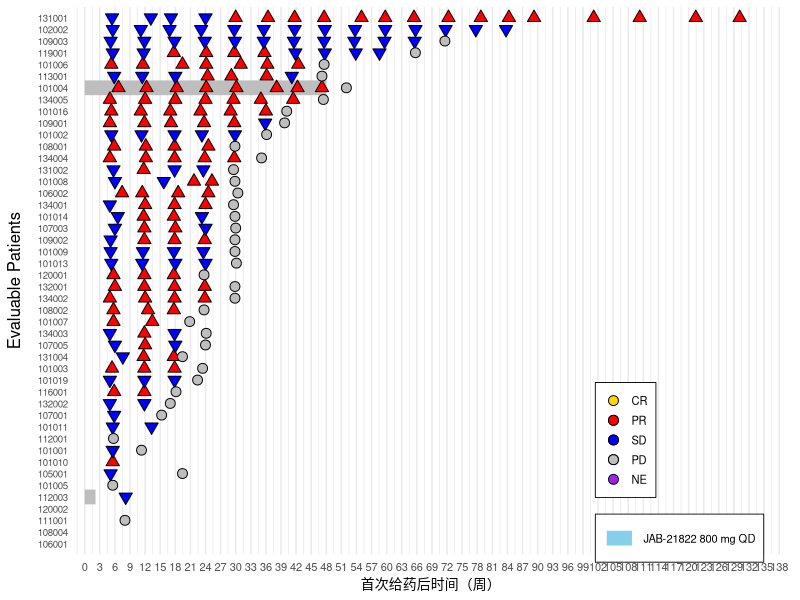
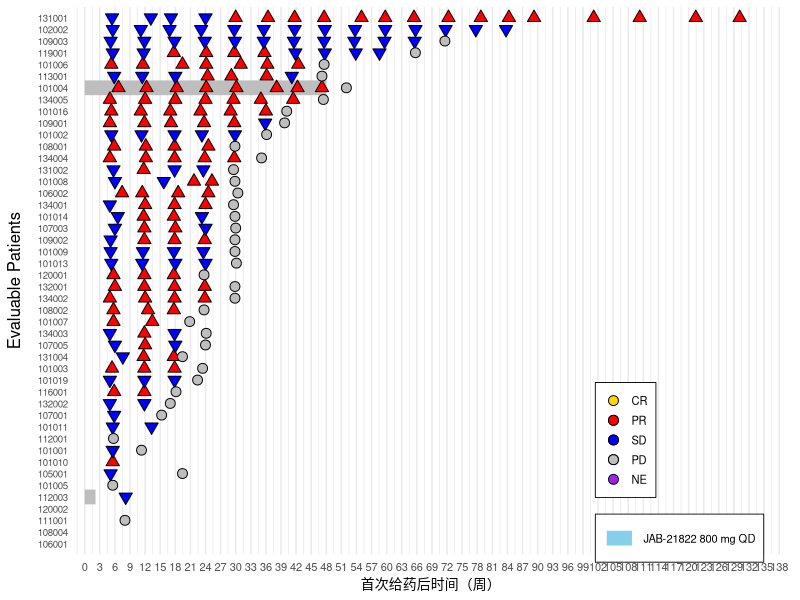

Reproduce these figures in R, in order.
## ---- chunk 1
# ========================================================================
# 游泳图 (Swimmer Plot) - 完全复现 SAS 版本（修正版）
# ========================================================================

library(ggplot2)
library(tidyverse)

# ------------------------------ 1. 读取数据 ---------------------------------

adsl <- read.csv("../data/ADSL.csv", 
                 stringsAsFactors = FALSE, 
                 na.strings = c("", "NA"))
adrs <- read.csv("../data/ADRS.csv", 
                 stringsAsFactors = FALSE, 
                 na.strings = c("", "NA"))

cutdt <- as.Date("2025-08-01")

# ------------------------------ 2. 日期转换 ---------------------------------
convert_date_silent <- function(x) {
  if (is.character(x)) {
    x <- trimws(x)
    x[x == ""] <- NA
  }
  d <- tryCatch(as.Date(x, format = "%d%b%Y"), warning = function(w) NA)
  if (all(is.na(d)) && any(!is.na(x))) {
    d <- suppressWarnings(dmy(x))
  }
  return(d)
}

date_cols_adsl <- c("RFSTDTC", "RFENDTC", "RFXSTDTC", "RFXENDTC", "RFICDTC", "RFPENDTC",
                    "DTHDTC", "TRTSDT", "TRTEDT", "EOTDT", "EOTDT1", "FCRPRDT", 
                    "FSTPDDT", "SACTDT", "LSTALVDT")

for (col in date_cols_adsl) {
  if (col %in% names(adsl)) {
    adsl[[col]] <- convert_date_silent(adsl[[col]])
  }
}
adrs$ADT <- convert_date_silent(adrs$ADT)

# ------------------------------ 3. 筛选人群 ---------------------------------
adsl_fas <- adsl %>%
  filter(FASFL == "Y" & grepl("CRC", COHORT, ignore.case = TRUE))

# ------------------------------ 4. 计算治疗分段变量 -------------------------
adsl_fas <- adsl_fas %>%
  mutate(
    trtedt = case_when(
      !is.na(EOTDT) & !is.na(EOTDT1) ~ pmax(EOTDT, EOTDT1, na.rm = TRUE),
      !is.na(EOTDT) & is.na(EOTDT1) ~ EOTDT,
      is.na(EOTDT) & !is.na(EOTDT1) ~ EOTDT1,
      TRUE ~ cutdt
    ),
    miss_dctreas = is.na(DCTREAS),
    miss_dctreas1 = is.na(DCTREAS1)
  )

for (i in 1:nrow(adsl_fas)) {
  row <- adsl_fas[i, ]
  trt02 <- NA_character_
  adt_esc <- as.Date(NA)
  
  if ( (row$miss_dctreas + row$miss_dctreas1) == 1 && !is.na(row$EOTDT1) && is.na(row$EOTDT) ) {
    trt02 <- "JAB-21822 800 mg QD"
    adt_esc <- row$EOTDT1
  } else if ( (row$miss_dctreas + row$miss_dctreas1) == 1 && !is.na(row$EOTDT) && is.na(row$EOTDT1) ) {
    trt02 <- "Cetuximab"
    adt_esc <- row$EOTDT
  } else if ( (row$miss_dctreas + row$miss_dctreas1) == 0 && !is.na(row$EOTDT1) && !is.na(row$EOTDT) && row$EOTDT1 > row$EOTDT ) {
    trt02 <- "Cetuximab"
    adt_esc <- row$EOTDT
  } else if ( (row$miss_dctreas + row$miss_dctreas1) == 0 && !is.na(row$EOTDT1) && !is.na(row$EOTDT) && row$EOTDT > row$EOTDT1 ) {
    trt02 <- "JAB-21822 800 mg QD"
    adt_esc <- row$EOTDT1
  }
  
  adsl_fas$trt02[i] <- trt02
  adsl_fas$adt_esc[i] <- adt_esc
}

adsl_fas <- adsl_fas %>%
  mutate(trtdy = as.numeric(difftime(trtedt, TRTSDT, units = "days")) + 1)

# ------------------------------ 5. 排序和编号 ---------------------------------
adsl_fas <- adsl_fas %>%
  arrange(TRT01PN, desc(trtdy), SUBJID) %>%
  mutate(subjn = row_number())

# ------------------------------ 6. 生成治疗分段数据 -------------------------
segments <- adsl_fas %>%
  rowwise() %>%
  mutate(
    low1 = 0,
    high1 = ifelse(!is.na(adt_esc), 
                   as.numeric(difftime(adt_esc - 1, TRTSDT, units = "days")) / 7,
                   as.numeric(difftime(trtedt, TRTSDT, units = "days")) / 7),
    group1 = TRT01P,
    low2 = ifelse(!is.na(adt_esc), 
                  as.numeric(difftime(adt_esc, TRTSDT, units = "days")) / 7, 
                  NA_real_),
    high2 = ifelse(!is.na(adt_esc), 
                   as.numeric(difftime(trtedt, TRTSDT, units = "days")) / 7, 
                   NA_real_),
    group2 = ifelse(!is.na(adt_esc), trt02, NA_character_)
  ) %>%
  ungroup()

segments_long <- segments %>%
  select(subjn, low1, high1, group1, low2, high2, group2) %>%
  pivot_longer(
    cols = c(low1, high1, low2, high2, group1, group2),
    names_to = c(".value", "segment"),
    names_pattern = "(low|high|group)(\\d)"
  ) %>%
  filter(!is.na(low) & !is.na(high) & !is.na(group)) %>%
  mutate(
    segment = as.numeric(segment),
    low = pmin(low, high),
    high = pmax(low, high)
  )

if (nrow(segments_long) == 0) {
  stop("没有有效的治疗分段数据，请检查数据筛选条件。")
}

# ------------------------------ 7. 疗效评估数据（过滤首次PD后评估）---------
# 获取每个受试者首次PD的周数
first_pd <- adrs %>%
  filter(PARAMCD == "OVRSP" & ANL02FL == "Y" & AVALC == "PD") %>%
  group_by(USUBJID) %>%
  slice_min(ADT, n = 1) %>%
  ungroup() %>%
  select(USUBJID, first_pd_weeks = ADT) %>%
  mutate(first_pd_weeks = as.numeric(difftime(first_pd_weeks, 
                                              adsl_fas$TRTSDT[match(USUBJID, adsl_fas$USUBJID)], 
                                              units = "days")) / 7)

# 合并首次PD周数到adrs_ovrsp（仅保留首次PD之前的评估）
adrs_ovrsp <- adrs %>%
  filter(PARAMCD == "OVRSP" & ANL02FL == "Y" & !is.na(AVALC)) %>%
  select(USUBJID, ADT, AVALC, ADY) %>%
  left_join(adsl_fas %>% select(USUBJID, TRTSDT, subjn), by = "USUBJID") %>%
  mutate(
    weeks = as.numeric(difftime(ADT, TRTSDT, units = "days")) / 7,
    AVALC = factor(AVALC, levels = c("CR", "PR", "SD", "PD", "NE"))
  ) %>%
  left_join(first_pd, by = "USUBJID") %>%
  # 过滤：只保留首次PD之前的评估（或没有PD的受试者保留所有评估）
  filter(is.na(first_pd_weeks) | weeks <= first_pd_weeks) %>%
  filter(!is.na(weeks))

# ------------------------------ 8. 死亡数据 ---------------------------------
death_data <- adsl_fas %>%
  filter(DTHFL == "Y" & !is.na(DTHDTC)) %>%
  mutate(
    death_weeks = as.numeric(difftime(DTHDTC, TRTSDT, units = "days")) / 7
  ) %>%
  select(subjn, death_weeks)

# ------------------------------ 9. 治疗进行中箭头 ----------------------------
ongoing_data <- adsl_fas %>%
  filter(is.na(DCTREAS) & is.na(DCTREAS1)) %>%
  mutate(
    high_weeks = as.numeric(difftime(trtedt, TRTSDT, units = "days")) / 7,
    arrow_pos = high_weeks + 2.5
  ) %>%
  select(subjn, arrow_pos)

# ------------------------------ 10. 绘图参数 -------------------------------
xmax <- ceiling(max(segments_long$high, na.rm = TRUE) + 5)
if (!is.finite(xmax)) xmax <- 140  # 扩展到140周

# 颜色定义（与SAS完全一致）
group_colors <- c("JAB-21822 800 mg QD+Cetuximab" = "#4A90E2",  # cornflowerblue
                  "JAB-21822 800 mg QD" = "#87CEEB",          # lightskyblue
                  "Cetuximab" = "#4A90E2")

response_colors <- c("CR" = "gold", "PR" = "red", "SD" = "blue", "PD" = "gray", "NE" = "purple")

# 纵轴标签
subj_labels <- adsl_fas %>%
  arrange(subjn) %>%
  pull(SUBJID)

# ------------------------------ 11. 绘图（匹配目标图） -----------------------
p <- ggplot() +
  # 治疗条（不透明，与SAS一致）
  geom_segment(
    data = segments_long,
    aes(x = low, xend = high, y = subjn, yend = subjn, color = group),
    size = 5, alpha = 1  # 改为不透明
  ) +
  # 疗效评估点（PR用三角形，SD用三角形，PD用圆形）
  # 使用shape=24（上三角）和shape=21（圆形）
  geom_point(
    data = adrs_ovrsp %>% filter(AVALC %in% c("PR", "CR")),
    aes(x = weeks, y = subjn, fill = AVALC),
    shape = 24, size = 3, color = "black"
  ) +
  geom_point(
    data = adrs_ovrsp %>% filter(AVALC == "SD"),
    aes(x = weeks, y = subjn, fill = AVALC),
    shape = 25, size = 3, color = "black"
  ) +
  geom_point(
    data = adrs_ovrsp %>% filter(AVALC == "PD"),
    aes(x = weeks, y = subjn, fill = AVALC),
    shape = 21, size = 3, color = "black"
  ) +
  geom_point(
    data = adrs_ovrsp %>% filter(AVALC == "NE"),
    aes(x = weeks, y = subjn, fill = AVALC),
    shape = 23, size = 3, color = "black"
  ) +
  # 死亡标记（X）
  geom_point(
    data = death_data,
    aes(x = death_weeks, y = subjn),
    shape = 4, size = 4, color = "black"
  ) +
  # 治疗进行中箭头（→）
  geom_text(
    data = ongoing_data,
    aes(x = arrow_pos, y = subjn),
    label = "\u2192", size = 8, color = "darkgreen", fontface = "bold"
  ) +
  # 颜色映射
  scale_color_manual(
    name = "",
    values = group_colors,
    na.value = "grey"
  ) +
  scale_fill_manual(
    name = "",
    values = response_colors,
    na.value = "grey50",
    drop = FALSE
  ) +
  # 坐标轴
  scale_x_continuous(
    name = "首次给药后时间（周）",
    breaks = seq(0, xmax, by = 3),
    limits = c(-0.5, xmax),
    expand = c(0.01, 0)
  ) +
  scale_y_continuous(
    name = "Evaluable Patients",
    breaks = adsl_fas$subjn,
    labels = subj_labels,
    expand = c(0.02, 0.02),
    trans = "reverse"
  ) +
  theme_minimal(base_size = 12) +
  theme(
    axis.text.y = element_text(size = 7, hjust = 1),
    axis.title.y = element_text(margin = margin(r = 10)),
    axis.text.x = element_text(size = 8),
    axis.title.x = element_text(size = 10),
    legend.position = c(0.85, 0.15),
    legend.background = element_rect(fill = "white", color = "black", size = 0.3),
    legend.key.size = unit(0.5, "cm"),
    legend.text = element_text(size = 8),
    legend.title = element_blank(),  # 去掉图例标题
    panel.grid.major.y = element_blank(),
    panel.grid.minor.y = element_blank(),
    plot.margin = margin(5, 10, 5, 5)
  ) +
  # 合并图例（覆盖默认，手动合并）
  guides(
    color = guide_legend(override.aes = list(size = 3), title = NULL),
    fill = guide_legend(override.aes = list(shape = 21, size = 3), title = NULL)
  )

# 保存图片
ggsave("Swimmer_Plot.png", plot = p, width = 12, height = 8, dpi = 300)
# 直接输出图形（不需要 ggsave）
p
